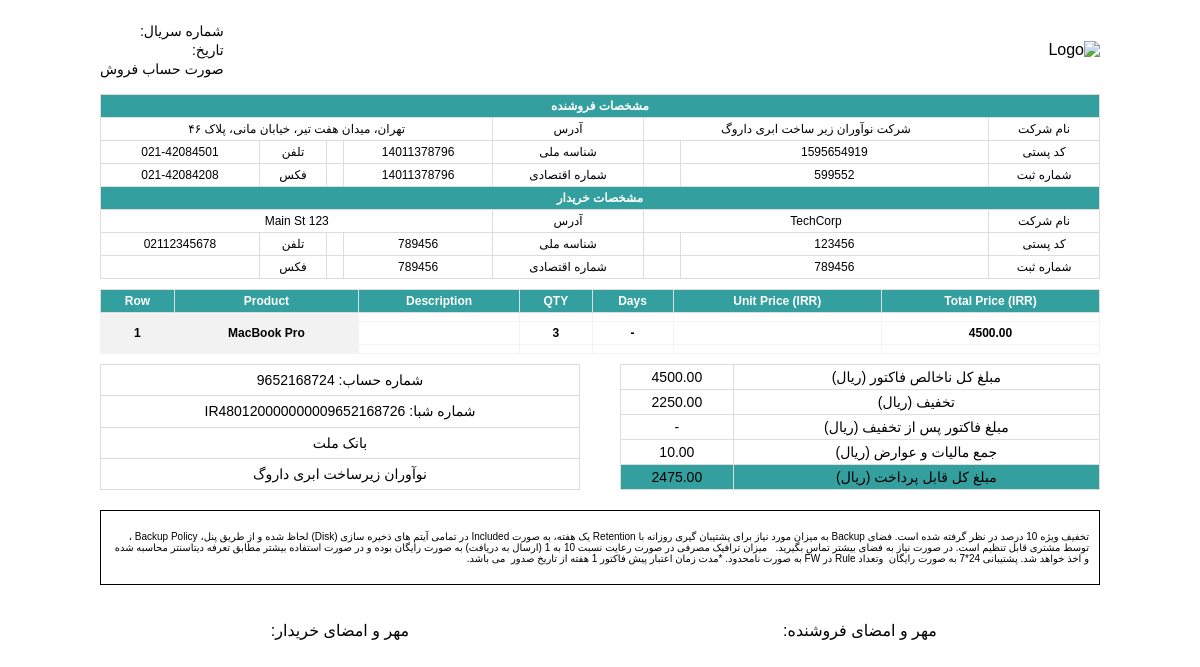
Page /quote-details/1 on the earlier database version.
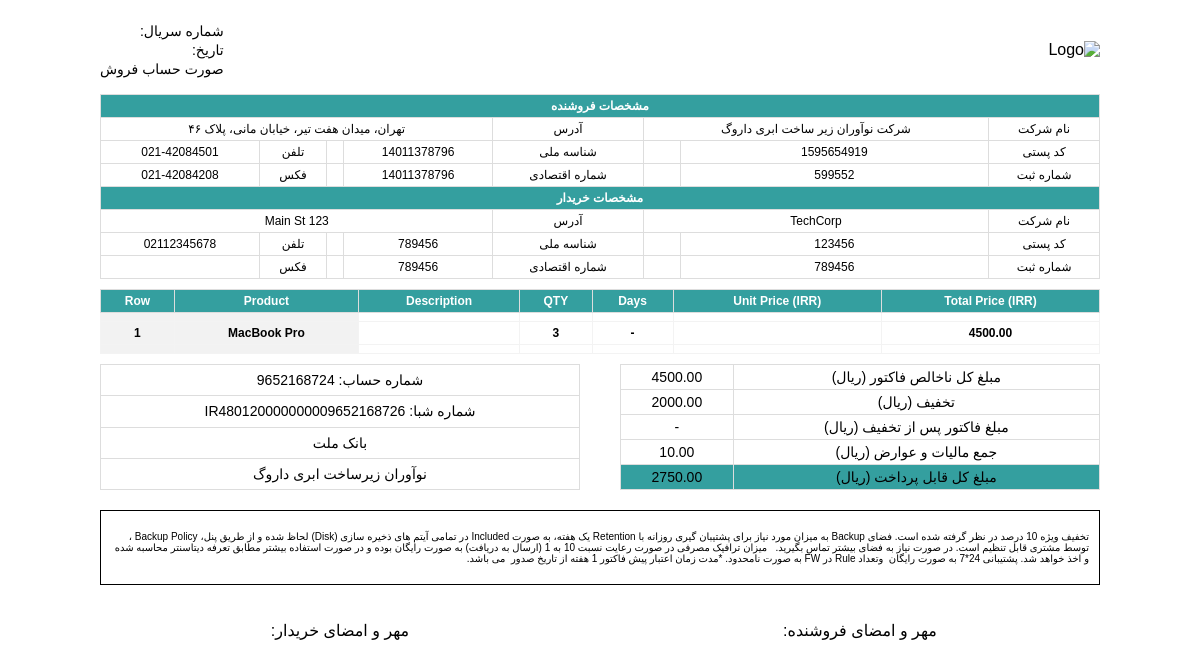
Same page on the later database version.
### order/models.py (models this page shows, shortened)
class BaseModel(models.Model):
    created_at = models.DateTimeField(_("Created at"), auto_now_add=True)
    updated_at = models.DateTimeField(_("Updated at"), auto_now=True)
    class Meta:
        abstract = True

class Quote(BaseModel):
    user = models.ForeignKey(User, on_delete=models.CASCADE)
    company = models.ForeignKey(Company, on_delete=models.CASCADE)
    potential = models.ForeignKey(Potential, on_delete=models.CASCADE, null=True, blank=True)
    subject = models.CharField(_("Quote subject"), max_length=50, null=False, blank=False)
    stage = models.PositiveSmallIntegerField(_("Quote stage"), choices=StageChoices, null=False, blank=False,
                                             default=StageChoices.PENDING.value)
    status = models.PositiveIntegerField(_("Quote status"), choices=StatusChoices, null=False, blank=False,
                                         default=StatusChoices.DRAFT.value)
    address = models.CharField(_("Quote address"), max_length=255, null=False, blank=False)
    description = models.CharField(_("Quote description"), max_length=255, null=False, blank=False)
    terms_conditions = models.CharField(_("Quote terms conditions"), max_length=255, null=False, blank=False)
    is_active = models.BooleanField(_("Quote status"), default=True)
    export_file = models.FileField(_("Quote export file"), null=True, blank=True)
    total_price = models.DecimalField(_("Total price"), max_digits=20, decimal_places=2, null=True, blank=True,
                                      default=0)
    tax = models.DecimalField(_("Tax"), max_digits=20, decimal_places=2, null=True, blank=True)
    discount = models.DecimalField(_("Discount"), max_digits=20, decimal_places=2, null=True, blank=True)
    discount_rate = models.IntegerField(_("Discount rate"), null=True, blank=True)
    final_price = models.DecimalField(_("Final price"), max_digits=20, decimal_places=2, null=True, blank=True)
    class Meta:
        verbose_name = _("Quote")
        verbose_name_plural = _("Quotes")
        db_table = "quote"

### order/views.py (the view)
# urls.py: path('quote-details/<int:pk>', QuoteView.as_view(), name='quote'),
class QuoteView(View):
    def get(self, request, pk):
        quote = Quote.objects.get(pk=pk)
        context = {
            'quote' : quote,
            'address' : quote.address,
            'company' : quote.company,
            'items' : quote.items.all(),
        }
        return render(request, 'crm/quote_template.html', context)

### templates/crm/quote_template.html (shortened to what the changed rows need)
{% load static %}
<!DOCTYPE html>
<html>
<head>
</head>
<body>
<div class="container">
    <table class="table">
        <tr>
            <th colspan="11">مشخصات فروشنده</th>
        </tr>
        <tr>
            <th colspan="11">مشخصات خریدار</th>
        </tr>
        <tr>
            <td>نام شرکت</td>
            <td colspan="3">{{ company.name }}</td>
            <td>آدرس</td>
            <td colspan="6">{{ address }}</td>
        </tr>
    </table>
    <table class="table" id="product_table">
        <tr>
            <th colspan="2">Total Price (IRR)</th>
            <th colspan="2">Unit Price (IRR)</th>
            <th>Days</th>
            <th>QTY</th>
            <th colspan="6">Description</th>
            <th>Product</th>
            <th>Row</th>
        </tr>
    </table>
    <div class="footer">
        <table>
            <tr>
                <td colspan="4">مبلغ کل ناخالص فاکتور (ریال)</td>
                <td colspan="3">{{ quote.total_price }}</td>
            </tr>
            <tr>
                <td colspan="4">تخفیف (ریال)</td>
                <td colspan="3">{{ quote.discount }}</td>
            </tr>
            <tr>
                <td colspan="4">جمع مالیات و عوارض (ریال)</td>
                <td colspan="3">{{ quote.tax }}</td>
            </tr>
            <tr>
                <td colspan="4" bgcolor="#349F9F">مبلغ کل قابل پرداخت (ریال)</td>
                <td colspan="3" bgcolor="#349F9F">{{ quote.final_price }}</td>
            </tr>
        </table>
    </div>
</div>
</body>
</html>

Differences in the rows shown:
changed Quote "123 Main St": discount "2250.00" → "2000.00"; final_price "2475.00" → "2750.00"
